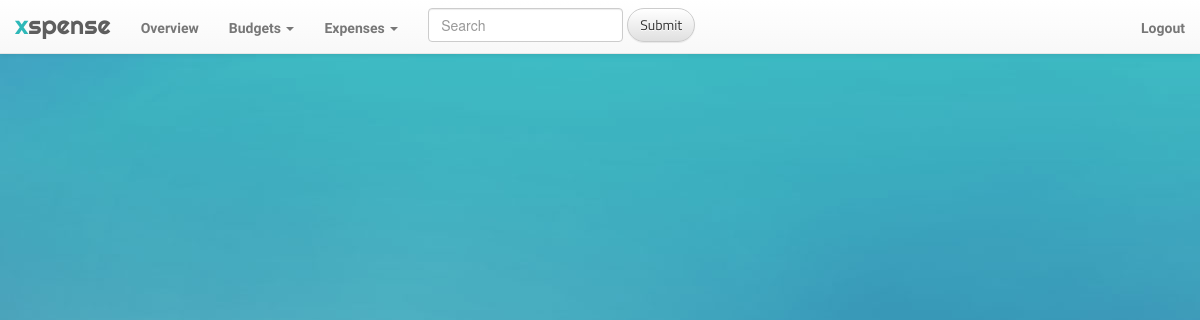
The page / (signed in) on the database as committed earlier.
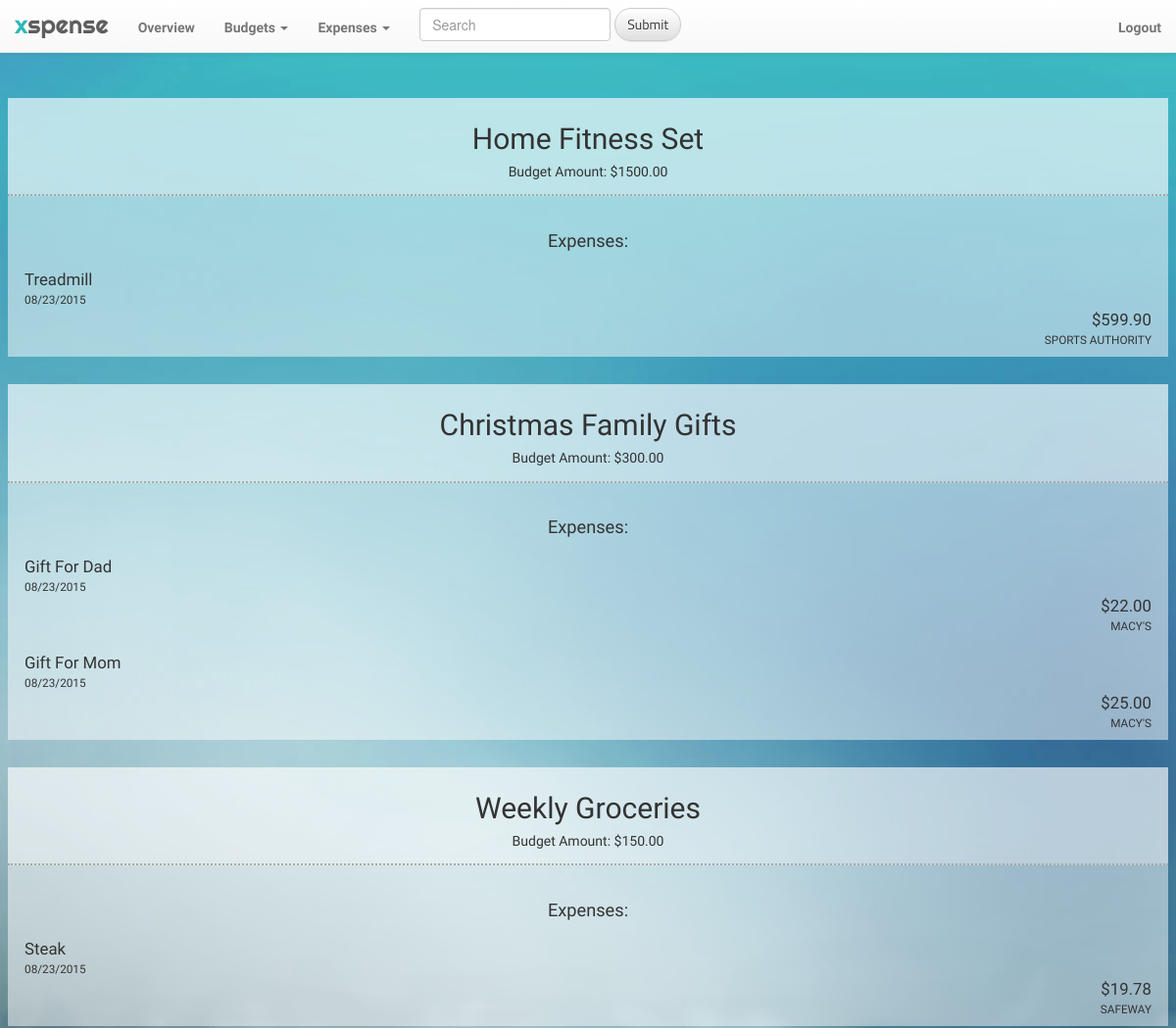
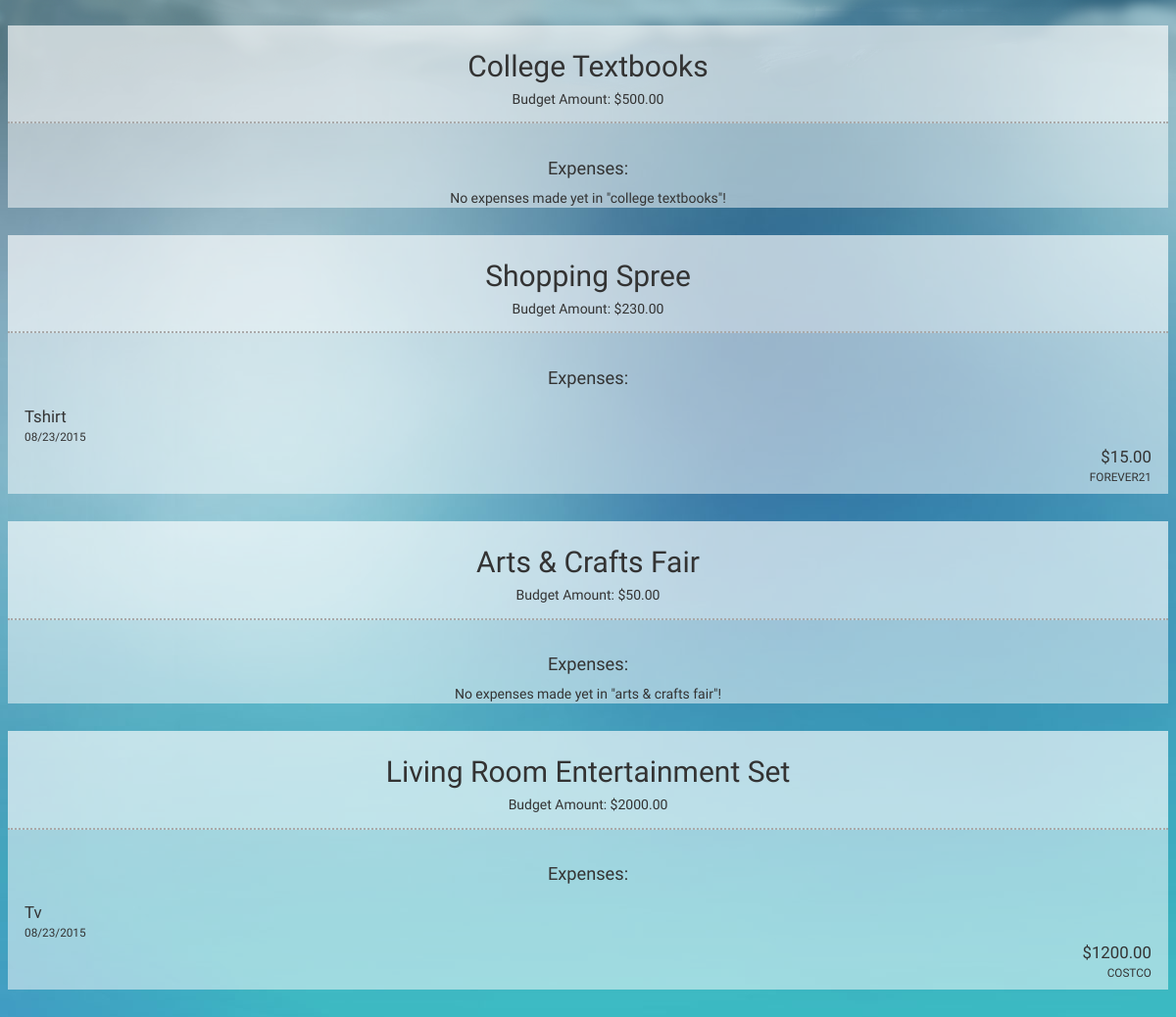
The same page on the database as committed later (2 pictures, top to bottom).
### app_xspense/models.py (models this page shows, shortened)
class Budget(models.Model):
	ELECTRONICS = 0
	OFFICE = 1
	ENTERTAINMENT = 2
	HOME_FURNITURE = 3
	CLOTHES = 4
	BABY_KIDS = 5
	TOYS_GAMES_CRAFTS = 6
	FOOD = 7
	HEALTH = 8
	BEAUTY = 9
	SPORTS_FITNESS = 10
	AUTO = 11
	GIFTS = 12
	OTHER = 13
	EDUCATION = 14
	category_choices = [
		(ELECTRONICS, 'electronics'),
		(OFFICE, 'office'),
		(ENTERTAINMENT, 'entertainment'),
		(HOME_FURNITURE, 'home/furniture'),
		(CLOTHES, 'clothes'),
		(BABY_KIDS, 'baby/kids'),
		(TOYS_GAMES_CRAFTS, 'toys/games/crafts'),
		(FOOD, 'food'),
		(HEALTH, 'health'),
		(BEAUTY, 'beauty'),
		(SPORTS_FITNESS, 'sports/fitness'),
		(AUTO, 'auto'),
		(GIFTS, 'gifts'),
		(OTHER, 'other'),
		(EDUCATION, 'education')
		]
	category = models.IntegerField(choices=category_choices, default=13)
	user = models.ForeignKey('auth.User', null=True)
	purpose = models.TextField()
	amount = models.DecimalField(max_digits=9, decimal_places=2)
	date_created = models.DateTimeField(
		default=timezone.now)

class Expense(models.Model):
	user = models.ForeignKey('auth.User', null=True)
	budget = models.ForeignKey(Budget, on_delete=models.CASCADE, null=True, blank=True)
	item = models.TextField()
	price = models.DecimalField(max_digits=9, decimal_places=2)
	date = models.DateTimeField(
		default=timezone.now)
	location = models.TextField()

### app_xspense/views.py (the view)
# urls.py: url(r'^$', views.overview, name='overview'),
def overview(request):
	budgets = Budget.objects.filter(user=request.user.id)
	return render(request, 'app_xspense/overview.html', {'budgets': budgets})

### app_xspense/templates/app_xspense/overview.html (shortened to what this page needs)
{% extends "app_xspense/base.html" %}
{% load staticfiles %}
{% block content %}
	{% if user.is_authenticated %}
		<div id="budget-expense">
		{% for budget in budgets %}
			<div class="medium-6 large-3 columns budget">
				<div class="budgets">
					<div class="budget-info">
						<h2 class="purpose">{{ budget.purpose|title }}</h2>
						<h5 class="amount">Budget Amount: ${{ budget.amount }}</h5>
					</div>
					<div id="expense-info">
					<h3>Expenses:</h3>
					{% if budget.expense_set.all %}
						{% for expense in budget.expense_set.all %}
							<div class="exspense row">
								<div class="small-6 columns">
									<div class="item">{{ expense.item|title }}</div>
									<div class="date">{{ expense.date|date:"m/d/Y" }}</div>
								</div>
								<div class="small-6 columns">
									<div class="price">${{ expense.price }}</div>
									<div class="location">{{ expense.location|title }}</div>
								</div>
							</div>
						{% endfor %}
					{% else %}
						No expenses made yet in "{{ budget.purpose }}"!
					{% endif %}
					</div>
				</div>
			</div>
		{% endfor %}
		</div>
	{% endif %}
{% endblock %}

### app_xspense/templates/app_xspense/base.html (shortened to what this page needs)
{% load staticfiles %}
<!DOCTYPE html>
<html>
<head>
	<link rel="stylesheet" href="https://maxcdn.bootstrapcdn.com/bootstrap/3.3.5/css/bootstrap.min.css">
	<link rel="stylesheet" href="https://maxcdn.bootstrapcdn.com/bootstrap/3.3.5/css/bootstrap-theme.min.css">
	<link href="https://cdnjs.cloudflare.com/ajax/libs/foundation/5.5.2/css/foundation.min.css" rel="stylesheet" type="text/css" />
	<link rel="stylesheet" href="{% static "css/xspense.css" %}">
</head>
<body>
	<nav class="navbar navbar-default navbar-fixed-top">
	  <div class="container-fluid">
	    <div class="navbar-header">
	      <a class="navbar-brand" href="/"><font style="color:#2EB8B8">x</font>spense</a>
	    </div>
	    <div class="collapse navbar-collapse" id="bs-example-navbar-collapse-1">
	      <ul class="nav navbar-nav">
	      	{% if user.is_authenticated %}
		      	<li><a href="/">Overview</a></li>
		        <li class="dropdown">
	              <a class="dropdown-toggle" data-toggle="dropdown" role="button" aria-haspopup="true" aria-expanded="false">Budgets <span class="caret"></span></a>
	            </li>
		        <li class="dropdown">
		          <a class="dropdown-toggle" data-toggle="dropdown" role="button" aria-haspopup="true" aria-expanded="false">Expenses <span class="caret"></span></a>
		        </li>
		      </ul>
		      <form class="navbar-form navbar-left" role="search">
		        <div class="form-group">
		          <input type="text" class="form-control" placeholder="Search">
		        </div>
		        <button type="submit" class="btn btn-default">Submit</button>
		      </form>
	      {% endif %}
	      <ul class="nav navbar-nav navbar-right">
	            {% if user.is_authenticated %}
	            	<li><a id="logout-button" href="/logout">Logout</a></li>
	            {% else %}
	        	    <li><a class="loginModal_open" id="login-button" href='/login'>Login</a></li>
	            {% endif %}
	      </ul>
	    </div>
	  </div>
	</nav>
	{% block content %}
	{% endblock %}
</body>
</html>

### app_xspense/static/css/xspense.css (style rules this page uses)
body { margin-top: 100px; background: url(../img/fixed.png); }
h2, h3, h5 { font-family: 'Handlee', cursive; }
.row { margin: 0 0.8333rem 0 0.8333rem; width: auto; max-width: 100%; }
.btn { background-color: rgba(255, 255, 255, 0.5); border-radius: 20px; font-family: 'Titillium Web', sans-serif; }
nav .navbar-brand { font-family: 'Righteous', cursive; font-size: 1.8em; }
nav .nav a { font-family: 'Exo', sans-serif; margin-top: 3px; font-weight: 600; }
form { width: 50%; }
form input[type="text"], form input[type="url"], form input[type="file"] { margin: 0; }
.budget { margin-bottom: 2em; font-family: 'Handlee', cursive; }
.budgets { background-color: rgba(255, 255, 255, 0.5); text-align: center; }
.budgets .budget-info { background-color: rgba(255, 255, 255, 0.3); padding: 5px 0 5px 0; border-bottom: 2px dotted darkgrey; }
.budgets h3 { margin-top: 3%; font-size: 1.3em; }
.budgets .exspense { padding: 0.5em; font-size: 1.2em; }
.budgets .exspense .item { text-align: left; }
.budgets .exspense .date { text-align: left; font-size: 0.7em; }
.budgets .exspense .location { text-align: right; font-size: 0.7em; text-transform: uppercase; }
.budgets .exspense .price { text-align: right; }
.navbar { -webkit-transition: all 0.6s ease-out; -moz-transition: all 0.6s ease-out; -o-transition: all 0.6s ease-out; -ms-transition: all 0.6s ease-out; transition: all 0.6s ease-out; }

Rows that differ between the two databases and show on the page:
added Budget: purpose "Home Fitness Set", amount "1500.00"
added Expense: item "Treadmill", date "08/23/2015", price "599.90", location "SPORTS AUTHORITY", shown under "Home Fitness Set"
added Budget: purpose "Christmas Family Gifts", amount "300.00"
added Expense: item "Gift For Dad", date "08/23/2015", price "22.00", location "MACY'S", shown under "Christmas Family Gifts"
added Expense: item "Gift For Mom", date "08/23/2015", price "25.00", location "MACY'S", shown under "Christmas Family Gifts"
added Budget: purpose "Weekly Groceries", amount "150.00"
added Expense: item "Steak", date "08/23/2015", price "19.78", location "SAFEWAY", shown under "Weekly Groceries"
added Budget: purpose "College Textbooks", amount "500.00", purpose "college textbooks"
added Budget: purpose "Shopping Spree", amount "230.00"
added Expense: item "Tshirt", date "08/23/2015", price "15.00", location "FOREVER21", shown under "Shopping Spree"
added Budget: purpose "Arts & Crafts Fair", amount "50.00", purpose "arts & crafts fair"
added Budget: purpose "Living Room Entertainment Set", amount "2000.00"
added Expense: item "Tv", date "08/23/2015", price "1200.00", location "COSTCO", shown under "Living Room Entertainment Set"
